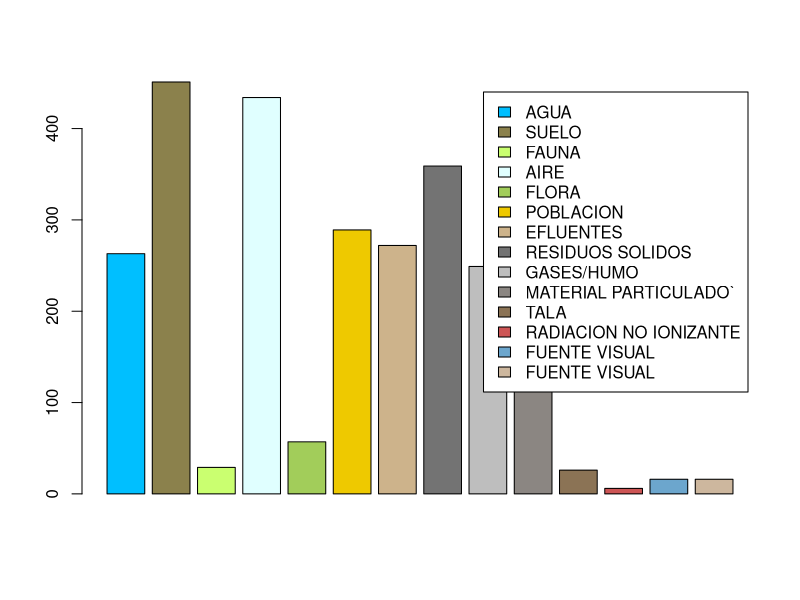
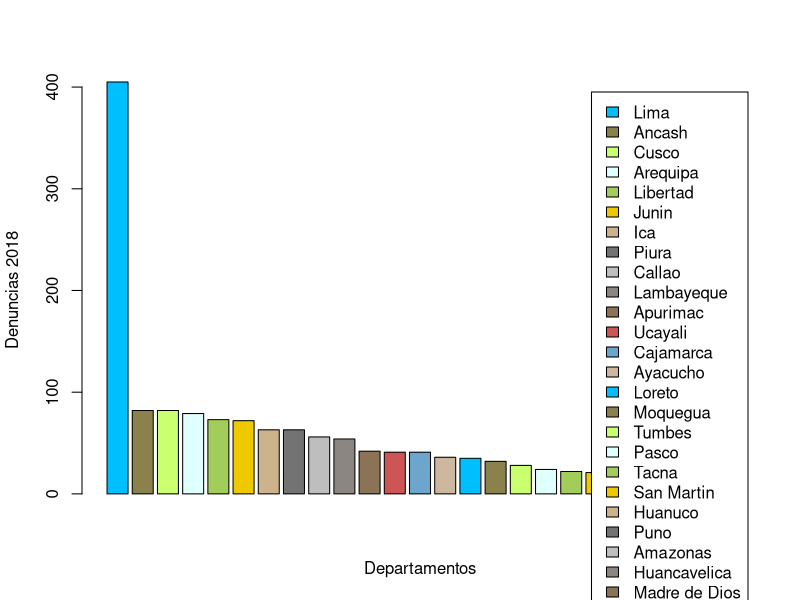
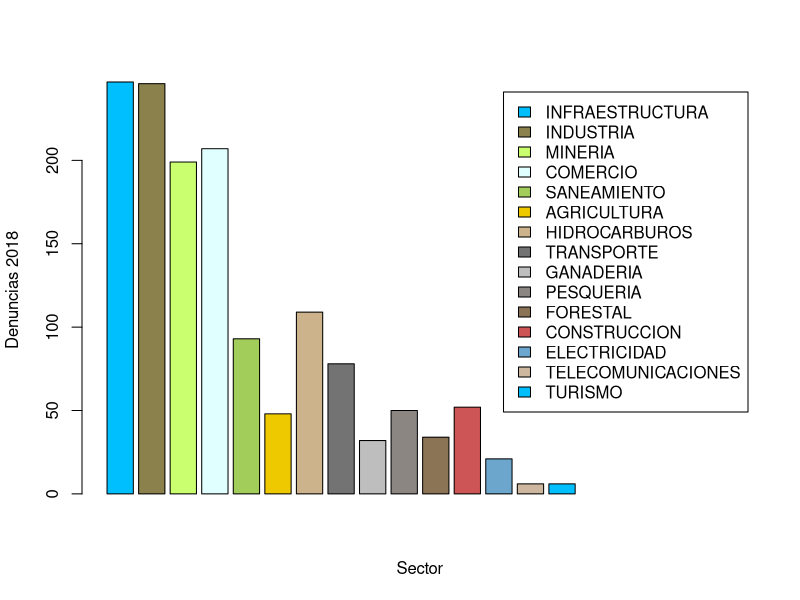
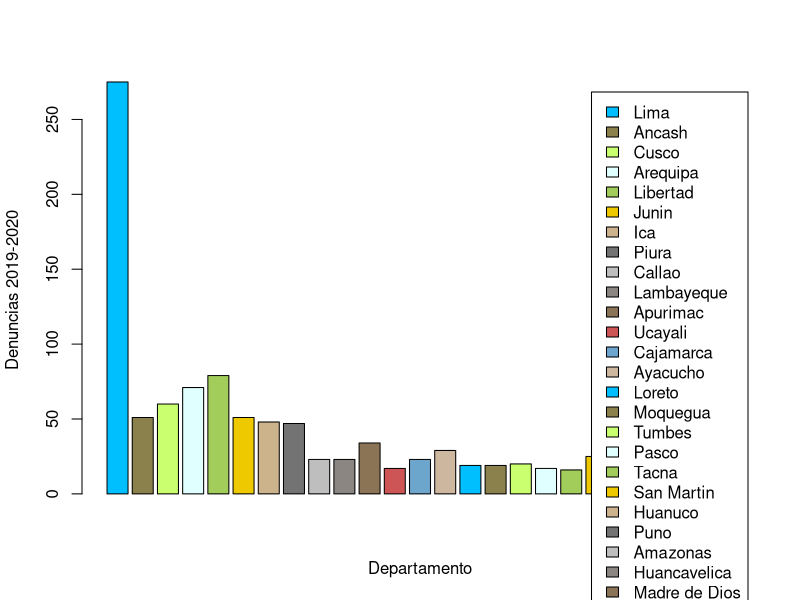
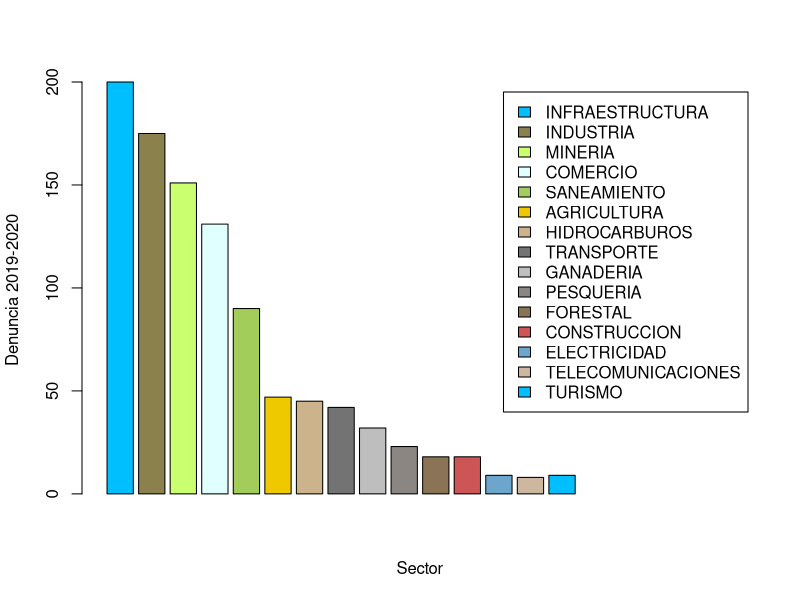
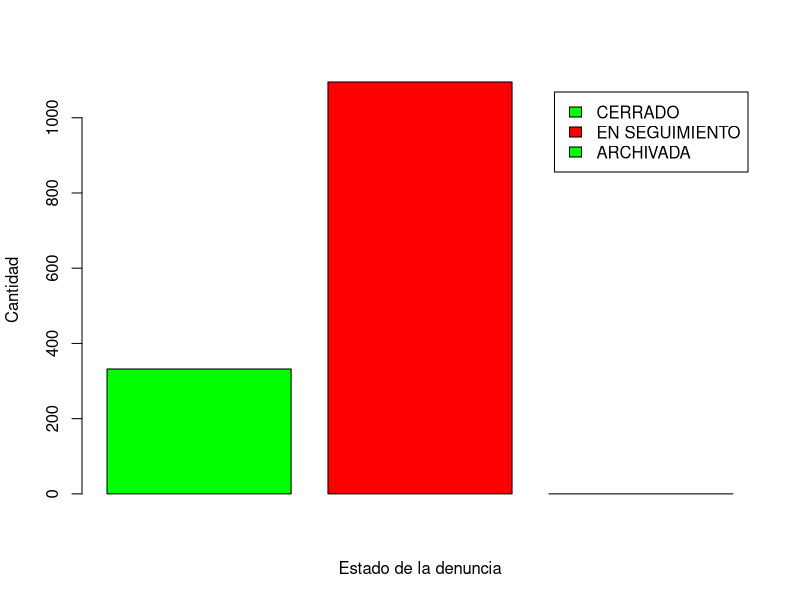
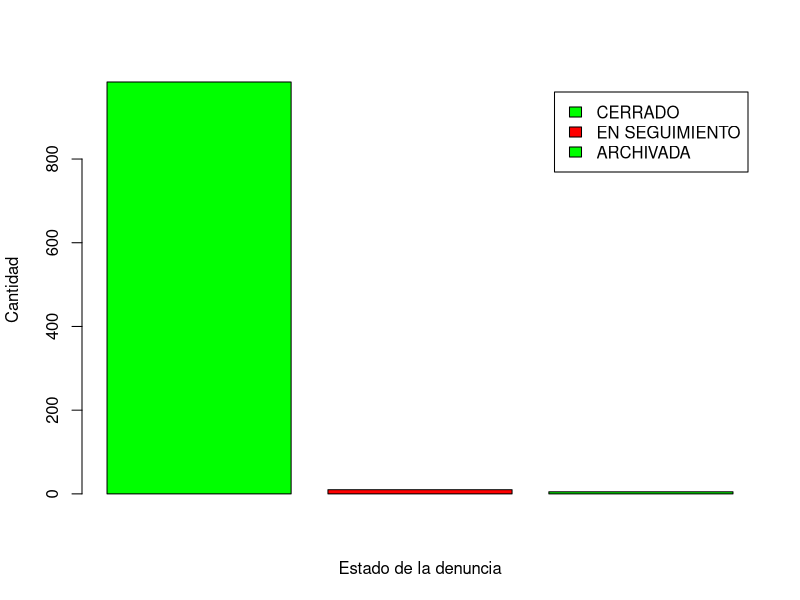
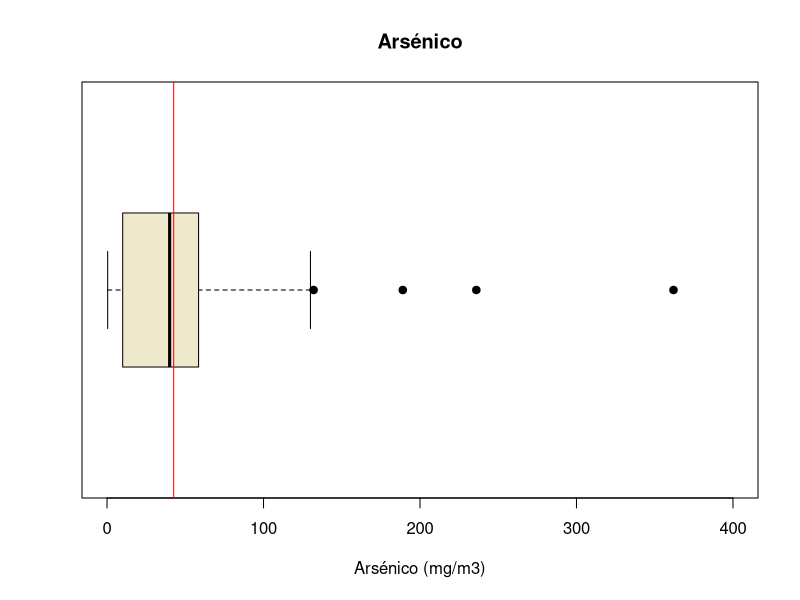

These charts were generated, in order, by the following R code:
## ---- chunk 1
rm(list=ls()) 
## ---- chunk 2
library(readr)
library(dplyr)
## ---- chunk 3
DD1920 <- read_csv("Denuncias1920.csv")
DD18 <- read_csv("Denuncias-18.csv")
CAS <- read_csv("CAS.csv", col_types = cols(Aluminio = col_number(), 
    Antimonio = col_number(), `Arsénico` = col_number(), 
    Bario = col_number(), Berilio = col_number(), 
    Bismuto = col_number(), Boro = col_number(), 
    Cadmio = col_number(), Calcio = col_number(), 
    Cerio = col_number(), `Cianuro libre` = col_number(), 
    Cobalto = col_number(), Cobre = col_number(), 
    Cromo = col_number(), `Estaño` = col_number(), 
    Estroncio = col_number(), Fósforo = col_number(), 
    Hierro = col_number(), Litio = col_number(), 
    Magnesio = col_number(), Manganeso = col_number(), 
    Mercurio = col_number(), Molibdeno = col_number(), 
    `Níquel` = col_number(), Plata = col_number(), 
    Plomo = col_number(), Potasio = col_number(), 
    Selenio = col_number(),Sodio = col_number(), Talio = col_number(), 
    Titanio = col_number(), Torio = col_number(), Uranio = col_number(), Zinc = col_number()))

## ---- chunk 4
CAA <- read_csv("CAA.csv", col_types = cols(Aluminio = col_number(), 
    `Aluminio disuelto` = col_number(), Amoniaco = col_number(), 
    Antimonio = col_number(), `Antimonio disuelto` = col_number(), 
    `Arsénico` = col_number(), `Arsénico disuelto` = col_number(), 
    Bario = col_number(), `Bario disuelto` = col_number(), 
    Berilio = col_number(), `Berilio disuelto` = col_number(), 
    Bicarbonatos = col_number(), Bismuto = col_number(), 
    `Bismuto disuelto` = col_number(), Boro = col_number(), 
    `Boro disuelto` = col_number(), Cadmio = col_number(), 
    `Cadmio disuelto` = col_number(), Calcio = col_number(), 
    `Calcio disuelto` = col_number(), Carbonatos = col_number(), 
    Caudal = col_number(), `Cianuro libre` = col_number(), 
    `Cianuro Wad` = col_number(), Cloruros = col_number(), 
    Cobalto = col_number(), `Cobalto disuelto` = col_number(), 
    Cobre = col_number(), `Cobre disuelto` = col_number(), 
    Cromo = col_number()))
## ---- chunk 5

Obs <- c("Observaciones","Observaciones incompletas","Datos faltantes", "Variables Totales")
N <- c(nrow(DD18),sum(!complete.cases(DD18)),sum(is.na(DD18)), ncol(DD18) )
OB1 <- data.frame(Obs,N)
OB1
## ---- chunk 6

Obs3 <- c("Observaciones","Observaciones incompletas","Datos faltantes", "Variables Totales")
N3 <- c(nrow(DD1920),sum(!complete.cases(DD1920)),sum(is.na(DD1920)), ncol(DD1920) )
OB3 <- data.frame(Obs3,N3)
OB3
## ---- chunk 7

Obs2 <- c("Observaciones","Observaciones incompletas","Datos faltantes", "Variables Totales")
N2 <- c(nrow(CAS),sum(!complete.cases(CAS)),sum(is.na(CAS)), ncol(CAS))
OB2 <- data.frame(Obs2,N2)
OB2
## ---- chunk 8
Variables <- c("Departamento", "Provincia" ,"Distrito", "Actividad económica","Tipo de contaminacion","Estado de la demanda")

`Tipo_de_Variable` <- c("Nominal","Nominal","Nominal","Nominal","Nominal", "Nominal")
Restricciones <- c("En el Peru","En el Peru", "En el Peru", "Legales","Agua, SUelo, Aire, Fauna" ,"Abierta o Cerrada")

ED <- data.frame(Variables,`Tipo_de_Variable`, Restricciones)
ED
## ---- chunk 9
Variables2 <- c("ESTE","NORTE","Aluminio","Antionio","Arsénico",	"Bario","Berilio","Bismuto","Boro","Cadmio","Calcio","Cerio","Cianuro libre","Cobalto","Cobre","Cromo","Cromo Hexavelante","Estaño", "Estroncio","Fósforo","Hierro","Litio","Magnecio","Manganeso","Mercurio","Molibdeno","Níquel","Plata","Plomo","Potasio","Selenio","Sodio","Talio","Torio")

`Tipo_de_Variable2` <- c("Discretas","Discretas","Discretas","Discretas","Discretas","Discretas","Discretas","Discretas","Discretas","Discretas","Discretas","Discretas","Discretas","Discretas","Discretas","Discretas","Discretas","Discretas","Discretas","Discretas","Discretas","Discretas","Discretas","Discretas","Discretas","Discretas","Discretas","Discretas","Discretas","Discretas","Discretas","Discretas","Discretas","Discretas")

Restricciones2  <- c("Coordenadas","Coordenadas", " 40973-5726 (ppm)","21.9-989 (ppm)", "<0.0017-9.698(ppm)","<0.4-94(ppm)","21.9-989(ppm)","<0.001-1.85(ppm)","<0.0008-2.63(ppm)","<0.18-91.2(ppm)","<0.0007-6.256(ppm)","-9748(ppm)","8.446-9496(ppm)","<0.3(ppm)","0.481-999(ppm)","1.5-98(ppm)","1.4-99(ppm","-0.4(ppm)","<0.1-1.9(ppm)","3.03-991","60-2946(ppm)","8250-100138(ppm)","0.338-992(ppm)","229-14458(ppm)","65.6-5629(ppm)","<0.03-0.33(ppm)","<0.003-7.3(ppm)","0.679-995(ppm)","<0.006-1.29(ppm)","3.79-997(ppm)","271-7913(ppm)","<0.004-3.78(ppm)","<1-992","<0.0002-2.168(ppm)")


ED2 <- data.frame(Variables2,`Tipo_de_Variable2`, Restricciones2)
ED2
## ---- chunk 10
tipo <- c("AGUA","SUELO","FAUNA","AIRE","FLORA","POBLACION","EFLUENTES","RESIDUOS SOLIDOS","GASES/HUMO","MATERIAL PARTICULADO`","TALA","RADIACION NO IONIZANTE","FUENTE VISUAL","FUENTE VISUAL")

cantidad <- c(sum(DD1920$AGUA),
sum(DD1920$SUELO),sum(DD1920$FAUNA),sum(DD1920$AIRE),
sum(DD1920$FLORA),sum(DD1920$POBLACION),sum(DD1920$EFLUENTES),sum(DD1920$`RESIDUOS SOLIDOS`),sum(DD1920$`GASES/HUMO`),sum(DD1920$`MATERIAL PARTICULADO`),sum(DD1920$TALA),sum(DD1920$`RADIACION NO IONIZANTE`),sum(DD1920$`FUENTE VISUAL`),sum(DD1920$`FUENTE VISUAL`))

colores <- c("deepskyblue1","lightgoldenrod4","darkolivegreen1", "lightcyan","darkolivegreen3","gold2","navajowhite3","gray45","gray","seashell4","burlywood4", "indianred3", "skyblue3", "bisque3")

DDA<-data.frame(tipo, cantidad)
barplot(DDA[1:14,2],legend=c("AGUA","SUELO","FAUNA","AIRE","FLORA","POBLACION","EFLUENTES","RESIDUOS SOLIDOS","GASES/HUMO","MATERIAL PARTICULADO`","TALA","RADIACION NO IONIZANTE","FUENTE VISUAL","FUENTE VISUAL"), col =colores)

## ---- chunk 11
#DEnuncias 2018

DEP18 <- c("Lima","Ancash","Cusco", "Arequipa","Libertad", "Junin","Ica","Piura","Callao","Lambayeque","Apurimac","Ucayali","Cajamarca","Ayacucho","Loreto" ,"Moquegua","Tumbes","Pasco","Tacna","San Martin","Huanuco","Puno","Amazonas","Huancavelica","Madre de Dios")

CAN18 <- c(sum(DD18$DEPARTAMENTO == "LIMA"),sum(DD18$DEPARTAMENTO == "ANCASH"),sum(DD18$DEPARTAMENTO == "CUSCO"),sum(DD18$DEPARTAMENTO == "AREQUIPA"),sum(DD18$DEPARTAMENTO == "LA LIBERTAD"),sum(DD18$DEPARTAMENTO == "JUNIN"),sum(DD18$DEPARTAMENTO == "ICA"),sum(DD18$DEPARTAMENTO == "PIURA"),sum(DD18$DEPARTAMENTO == "CALLAO"),sum(DD18$DEPARTAMENTO == "LAMBAYEQUE"),sum(DD18$DEPARTAMENTO == "APURIMAC"),sum(DD18$DEPARTAMENTO == "UCAYALI"),sum(DD18$DEPARTAMENTO == "CAJAMARCA"),sum(DD18$DEPARTAMENTO == "AYACUCHO"),sum(DD18$DEPARTAMENTO == "LORETO"),sum(DD18$DEPARTAMENTO == "MOQUEGUA"),sum(DD18$DEPARTAMENTO == "TUMBES"),sum(DD18$DEPARTAMENTO == "PASCO"),sum(DD18$DEPARTAMENTO == "TACNA"),sum(DD18$DEPARTAMENTO == "SAN MARTIN"),sum(DD18$DEPARTAMENTO == "HUANUCO"),sum(DD18$DEPARTAMENTO == "PUNO"),sum(DD18$DEPARTAMENTO == "AMAZONAS"),sum(DD18$DEPARTAMENTO == "HUANCAVELICA"),sum(DD18$DEPARTAMENTO == "MADRE DE DIOS"))

Tabla18 <- data.frame(DEP18,CAN18)

barplot(Tabla18[1:25,2],legend=c("Lima","Ancash","Cusco", "Arequipa","Libertad", "Junin","Ica","Piura","Callao","Lambayeque","Apurimac","Ucayali","Cajamarca","Ayacucho","Loreto" ,"Moquegua","Tumbes","Pasco","Tacna","San Martin","Huanuco","Puno","Amazonas","Huancavelica","Madre de Dios"), col=colores,xlab= "Departamentos", ylab="Denuncias 2018")


## ---- chunk 12
#Sector economico 2018
ACTECO18 <- c("INFRAESTRUCTURA","INDUSTRIA", "MINERIA","COMERCIO","SANEAMIENTO","AGRICULTURA","HIDROCARBUROS","TRANSPORTE","GANADERIA","PESQUERIA","FORESTAL","CONSTRUCCION","ELECTRICIDAD","TELECOMUNICACIONES","TURISMO" )

CAN18 <- c(sum(DD18$SECTOR == "INFRAESTRUCTURA"),sum(DD18$SECTOR == "INDUSTRIA"),sum(DD18$SECTOR == "MINERIA"),sum(DD18$SECTOR== "COMERCIO"),sum(DD18$SECTOR == "SANEAMIENTO"),sum(DD18$SECTOR == "AGRICULTURA"),sum(DD18$SECTOR== "HIDROCARBUROS"),sum(DD18$SECTOR == "TRANSPORTE"),sum(DD18$SECTOR == "GANADERIA"),sum(DD18$SECTOR == "PESQUERIA"),sum(DD18$SECTOR== "FORESTAL"),sum(DD18$SECTOR == "CONSTRUCCION"),sum(DD18$SECTOR == "ELECTRICIDAD"),sum(DD18$SECTOR == "TELECOMUNICACIONES"),sum(DD18$SECTOR == "TURISMO"))

tabla18 <- data.frame(ACTECO18,CAN18)

barplot(tabla18[1:20,2], legend= c("INFRAESTRUCTURA","INDUSTRIA", "MINERIA","COMERCIO","SANEAMIENTO","AGRICULTURA","HIDROCARBUROS","TRANSPORTE","GANADERIA","PESQUERIA","FORESTAL","CONSTRUCCION","ELECTRICIDAD","TELECOMUNICACIONES","TURISMO" ), col=colores, xlab ="Sector",ylab="Denuncias 2018")
## ---- chunk 13
#denuncias 2019-2020

DEP1920 <- c("Lima","Ancash","Cusco", "Arequipa","Libertad", "Junin","Ica","Piura","Callao","Lambayeque","Apurimac","Ucayali","Cajamarca","Ayacucho","Loreto" ,"Moquegua","Tumbes","Pasco","Tacna","San Martin","Huanuco","Puno","Amazonas","Huancavelica","Madre de Dios")

CAN1920 <- c(sum(DD1920$DEPARTAMENTO == "LIMA"),sum(DD1920$DEPARTAMENTO == "ANCASH"),sum(DD1920$DEPARTAMENTO == "CUSCO"),sum(DD1920$DEPARTAMENTO == "AREQUIPA"),sum(DD1920$DEPARTAMENTO == "LA LIBERTAD"),sum(DD1920$DEPARTAMENTO == "JUNIN"),sum(DD1920$DEPARTAMENTO == "ICA"),sum(DD1920$DEPARTAMENTO == "PIURA"),sum(DD1920$DEPARTAMENTO == "CALLAO"),sum(DD1920$DEPARTAMENTO == "LAMBAYEQUE"),sum(DD1920$DEPARTAMENTO == "APURIMAC"),sum(DD1920$DEPARTAMENTO == "UCAYALI"),sum(DD1920$DEPARTAMENTO == "CAJAMARCA"),sum(DD1920$DEPARTAMENTO == "AYACUCHO"),sum(DD1920$DEPARTAMENTO == "LORETO"),sum(DD1920$DEPARTAMENTO == "MOQUEGUA"),sum(DD1920$DEPARTAMENTO == "TUMBES"),sum(DD1920$DEPARTAMENTO == "PASCO"),sum(DD1920$DEPARTAMENTO == "TACNA"),sum(DD1920$DEPARTAMENTO == "SAN MARTIN"),sum(DD1920$DEPARTAMENTO == "HUANUCO"),sum(DD1920$DEPARTAMENTO == "PUNO"),sum(DD1920$DEPARTAMENTO == "AMAZONAS"),sum(DD1920$DEPARTAMENTO == "HUANCAVELICA"),sum(DD1920$DEPARTAMENTO == "MADRE DE DIOS"))

Tabla1920 <- data.frame(DEP1920,CAN1920)

barplot(Tabla1920[1:25,2],legend=c("Lima","Ancash","Cusco", "Arequipa","Libertad", "Junin","Ica","Piura","Callao","Lambayeque","Apurimac","Ucayali","Cajamarca","Ayacucho","Loreto" ,"Moquegua","Tumbes","Pasco","Tacna","San Martin","Huanuco","Puno","Amazonas","Huancavelica","Madre de Dios"),col = colores, xlab="Departamento",ylab="Denuncias 2019-2020")

## ---- chunk 14
#Sector economico 2019-2020
ACTECO1920 <- c("INFRAESTRUCTURA","INDUSTRIA", "MINERIA","COMERCIO","SANEAMIENTO","AGRICULTURA","HIDROCARBUROS","TRANSPORTE","GANADERIA","PESQUERIA","FORESTAL","CONSTRUCCION","ELECTRICIDAD","TELECOMUNICACIONES","TURISMO" )

CAN1920 <- c(sum(DD1920$`ACTIVIDAD ECONOMICA` == "INFRAESTRUCTURA"),sum(DD1920$`ACTIVIDAD ECONOMICA` == "INDUSTRIA"),sum(DD1920$`ACTIVIDAD ECONOMICA` == "MINERIA"),sum(DD1920$`ACTIVIDAD ECONOMICA`== "COMERCIO"),sum(DD1920$`ACTIVIDAD ECONOMICA` == "SANEAMIENTO"),sum(DD1920$`ACTIVIDAD ECONOMICA` == "AGRICULTURA"),sum(DD1920$`ACTIVIDAD ECONOMICA`== "HIDROCARBUROS"),sum(DD1920$`ACTIVIDAD ECONOMICA` == "TRANSPORTE"),sum(DD1920$`ACTIVIDAD ECONOMICA` == "GANADERIA"),sum(DD1920$`ACTIVIDAD ECONOMICA` == "PESQUERIA"),sum(DD1920$`ACTIVIDAD ECONOMICA`== "FORESTAL"),sum(DD1920$`ACTIVIDAD ECONOMICA` == "CONSTRUCCION"),sum(DD1920$`ACTIVIDAD ECONOMICA` == "ELECTRICIDAD"),sum(DD1920$`ACTIVIDAD ECONOMICA` == "TELECOMUNICACIONES"),sum(DD1920$`ACTIVIDAD ECONOMICA` == "TURISMO"))

tabla1920 <- data.frame(ACTECO1920,CAN1920)

barplot(tabla1920[1:20,2], legend= c("INFRAESTRUCTURA","INDUSTRIA", "MINERIA","COMERCIO","SANEAMIENTO","AGRICULTURA","HIDROCARBUROS","TRANSPORTE","GANADERIA","PESQUERIA","FORESTAL","CONSTRUCCION","ELECTRICIDAD","TELECOMUNICACIONES","TURISMO" ), col= colores,xlab="Sector", ylab="Denuncia 2019-2020")
## ---- chunk 15
estado <- c("Cerrado", "En Seguimiento", "Archivada")

cantidad_d <- c(sum(DD18$ESTADO == "CERRADA"),sum(DD18$ESTADO == "EN SEGUIMIENTO"),sum(DD18$ESTADO=="ARCHIVDA "))

color <- c("green", "red")

DDS<-data.frame(estado, cantidad_d)

barplot(DDS[1:3,2], legend = c("CERRADO", "EN SEGUIMIENTO","ARCHIVADA"), col = color, xlab = "Estado de la denuncia", ylab = "Cantidad")
## ---- chunk 16
estado_19 <- c("Cerrado", "En Seguimiento","Archivado")

cantidad_d_19 <- c(sum(DD1920$ESTADO == "CERRADA"),sum(DD1920$ESTADO == "EN SEGUIMIENTO"),sum(DD1920$ESTADO == "ARCHIVADA"))

color <- c("green", "red")

DDS_19<-data.frame(estado_19, cantidad_d_19)

barplot(DDS_19[1:3,2], legend = c("CERRADO", "EN SEGUIMIENTO", "ARCHIVADA"), col = color, xlab = "Estado de la denuncia", ylab = "Cantidad")
## ---- chunk 17
boxplot(CAS$Arsénico, horizontal = TRUE, main = "Arsénico", col="cornsilk2", xlab= "Arsénico (mg/m3)",pch= 19, ylim=c(0,400) )
abline(v = mean(CAS$Arsénico, na.rm = TRUE, ), col = "red")
Media <- mean(CAS$Arsénico, na.rm=TRUE, col="red")
Mediana <-median(CAS$Arsénico, na.rm=TRUE)
Tab <- data.frame(Media,Mediana)
Tab
## ---- chunk 18
No_contaminado <- sum(CAS$Arsénico > 0.001 & CAS$Arsénico < 250,na.rm=TRUE)
Elemento <- c("Arsénico")
COMS <- data.frame(Elemento,No_contaminado)
COMS

## ---- chunk 19
boxplot(CAS$Bario, horizontal = TRUE, main = "Bario", col="cornsilk2", xlab= "Bario (mg/m3)",pch= 19, ylim=c(0,1000) )
abline(v = mean(CAS$Bario, na.rm = TRUE, ), col = "red")
Media <- mean(CAS$Bario, na.rm=TRUE, col="red")
Mediana <-median(CAS$Bario, na.rm=TRUE)
Tab <- data.frame(Media,Mediana)
Tab

## ---- chunk 20

No_contaminado <- sum(CAS$Bario > 0 & CAS$Bario < 750,na.rm=TRUE)
Elemento <- c("Bario")
COMS <- data.frame(Elemento,No_contaminado)
COMS
## ---- chunk 21
boxplot(CAS$Cadmio, horizontal = TRUE, main = "Cadmio", col="cornsilk2", xlab= "Cadmio (mg/m3)",pch= 19, ylim=c(0,9000) )
abline(v = mean(CAS$Cadmio, na.rm = TRUE, ), col = "red")
Media <- mean(CAS$Cadmio, na.rm=TRUE, col="red")
Mediana <-median(CAS$Cadmio, na.rm=TRUE)
Tab <- data.frame(Media,Mediana)
Tab
## ---- chunk 22

No_contaminado <- sum(CAS$Cadmio > 0 & CAS$Cadmio < 22,na.rm=TRUE)
Elemento <- c("Cadmio")
COMS <- data.frame(Elemento,No_contaminado)
COMS
## ---- chunk 23
boxplot(CAS$`Cianuro libre`, horizontal = TRUE, main = "Cianuro Libre", col="cornsilk2", xlab= "Cianuro Libre (mg/m3)",pch= 19, ylim=c(0,5) )
abline(v = mean(CAS$`Cianuro libre`, na.rm = TRUE, ), col = "red")
Media <- mean(CAS$`Cianuro libre`, na.rm=TRUE, col="red")
Mediana <-median(CAS$`Cianuro libre`, na.rm=TRUE)
Tab <- data.frame(Media,Mediana)
Tab

## ---- chunk 24

No_contaminado <- sum(CAS$`Cianuro libre` > 0 & CAS$`Cianuro libre` <8 ,na.rm=TRUE)
Elemento <- c("Cianuro libre")
COMS <- data.frame(Elemento,No_contaminado)
COMS
## ---- chunk 25
boxplot(CAS$Cromo, horizontal = TRUE, main = "Cromo", col="cornsilk2", xlab= "Cromo (mg/m3)",pch= 19, ylim=c(0,100) )
abline(v = mean(CAS$Cromo, na.rm = TRUE, ), col = "red")
Media <- mean(CAS$Cromo, na.rm=TRUE, col="red")
Mediana <-median(CAS$Cromo, na.rm=TRUE)
Tab <- data.frame(Media,Mediana)
Tab
## ---- chunk 26
No_contaminado <- sum(CAS$Cromo > 1 & CAS$Cromo < 1500,na.rm=TRUE)
Elemento <- c("Cromo")
COMS <- data.frame(Elemento,No_contaminado)
COMS

## ---- chunk 27
boxplot(CAS$Mercurio, horizontal = TRUE, main = "Mercurio", col="cornsilk2", xlab= "Mercurio (mg/m3)",pch= 19, ylim=c(0,7) )
abline(v = mean(CAS$Mercurio, na.rm = TRUE, ), col = "red")
Media <- mean(CAS$Mercurio, na.rm=TRUE, col="red")
Mediana <-median(CAS$Mercurio, na.rm=TRUE)
Tab <- data.frame(Media,Mediana)
Tab
## ---- chunk 28
No_contaminado <- sum(CAS$Mercurio > 0 & CAS$Mercurio < 24,na.rm=TRUE)
Elemento <- c("Mercurio")
COMS <- data.frame(Elemento,No_contaminado)
COMS

## ---- chunk 29
boxplot(CAS$Plomo, horizontal = TRUE, main = "Plomo", col="cornsilk2", xlab= "Plomo (mg/m3)",pch= 19, ylim=c(0,1000) )
abline(v = mean(CAS$Plomo, na.rm = TRUE, ), col = "red")
Media <- mean(CAS$Plomo, na.rm=TRUE, col="red")
Mediana <-median(CAS$Plomo, na.rm=TRUE)
Tab <- data.frame(Media,Mediana)
Tab
## ---- chunk 30
No_contaminado <- sum(CAS$Plomo > 1 & CAS$Plomo < 1500,na.rm=TRUE)
Elemento <- c("Plomo")
COMS <- data.frame(Elemento,No_contaminado)
COMS

## ---- chunk 31
boxplot(CAS$Zinc, horizontal = TRUE, main = "Zinc", col="cornsilk2", xlab= "Zinc (mg/m3)",pch= 19, ylim=c(0,1000) )
abline(v = mean(CAS$Zinc, na.rm = TRUE, ), col = "red")
Media <- mean(CAS$Zinc, na.rm=TRUE, col="red")
Mediana <-median(CAS$Zinc, na.rm=TRUE)
Tab <- data.frame(Media,Mediana)
Tab
## ---- chunk 32

No_contaminado <- sum(CAS$Zinc > 1 & CAS$Zinc < 1500,na.rm=TRUE)
Elemento <- c("Níquel")
COMS <- data.frame(Elemento,No_contaminado)
COMS
## ---- chunk 33
boxplot(CAS$Cobre, horizontal = TRUE, main = "Cobre", col="cornsilk2", xlab= "Cobre (mg/m3)",pch= 19, ylim=c(0,200) )
abline(v = mean(CAS$Cobre, na.rm = TRUE, ), col = "red")
Media <- mean(CAS$Cobre, na.rm=TRUE, col="red")
Mediana <-median(CAS$Cobre, na.rm=TRUE)
Tab <- data.frame(Media,Mediana)
Tab
## ---- chunk 34

No_contaminado <- sum(CAS$Cobre > 1 & CAS$Cobre < 250,na.rm=TRUE)
Elemento <- c("Cobre")
COMS <- data.frame(Elemento,No_contaminado)
COMS
## ---- chunk 35
boxplot(CAS$Aluminio, horizontal = TRUE, main = "Aluminio", col="cornsilk2", xlab= "Aluminio (mg/m3)",pch= 19, ylim=c(0,45000) )
abline(v = mean(CAS$Aluminio, na.rm = TRUE, ), col = "red")
Media <- mean(CAS$Aluminio, na.rm=TRUE, col="red")
Mediana <-median(CAS$Aluminio, na.rm=TRUE)
Tab <- data.frame(Media,Mediana)
Tab
## ---- chunk 36
boxplot(CAS$Antimonio, horizontal = TRUE, main = "Antimonio", col="cornsilk2", xlab= "Antimonio (mg/m3)",pch= 19, ylim=c(0,9500) )
abline(v = mean(CAS$Antimonio, na.rm = TRUE, ), col = "red")
Media <- mean(CAS$Antimonio, na.rm=TRUE, col="red")
Mediana <-median(CAS$Antimonio, na.rm=TRUE)
Tab <- data.frame(Media,Mediana)
Tab
## ---- chunk 37
boxplot(CAS$Berilio, horizontal = TRUE, main = "Berilio", col="cornsilk2", xlab= "Berilio (mg/m3)",pch= 19, ylim=c(0,1500) )
abline(v = mean(CAS$Berilio, na.rm = TRUE, ), col = "red")
Media <- mean(CAS$Berilio, na.rm=TRUE, col="red")
Mediana <-median(CAS$Berilio, na.rm=TRUE)
Tab <- data.frame(Media,Mediana)
Tab
## ---- chunk 38
boxplot(CAS$Bismuto, horizontal = TRUE, main = "Bismuto", col="cornsilk2", xlab= "Bismuto (mg/m3)",pch= 19, ylim=c(0,2800) )
abline(v = mean(CAS$Bismuto, na.rm = TRUE, ), col = "red")
Media <- mean(CAS$Bismuto, na.rm=TRUE, col="red")
Mediana <-median(CAS$Bismuto, na.rm=TRUE)
Tab <- data.frame(Media,Mediana)
Tab
## ---- chunk 39
boxplot(CAS$Boro, horizontal = TRUE, main = "Boro", col="cornsilk2", xlab= "Boro (mg/m3)",pch= 19, ylim=c(0,1100) )
abline(v = mean(CAS$Boro, na.rm = TRUE, ), col = "red")
Media <- mean(CAS$Boro, na.rm=TRUE, col="red")
Mediana <-median(CAS$Boro, na.rm=TRUE)
Tab <- data.frame(Media,Mediana)
Tab
## ---- chunk 40
boxplot(CAS$Calcio, horizontal = TRUE, main = "Calcio", col="cornsilk2", xlab= "Calcio (mg/m3)",pch= 19, ylim=c(0,10500) )
abline(v = mean(CAS$Calcio, na.rm = TRUE, ), col = "red")
Media <- mean(CAS$Calcio, na.rm=TRUE, col="red")
Mediana <-median(CAS$Calcio, na.rm=TRUE)
Tab <- data.frame(Media,Mediana)
Tab
## ---- chunk 41
boxplot(CAS$Cerio, horizontal = TRUE, main = "Cerio", col="cornsilk2", xlab= "Cerio (mg/m3)",pch= 19, ylim=c(0,10300) )
abline(v = mean(CAS$Cerio, na.rm = TRUE, ), col = "red")
Media <- mean(CAS$Cerio, na.rm=TRUE, col="red")
Mediana <-median(CAS$Cerio, na.rm=TRUE)
Tab <- data.frame(Media,Mediana)
Tab
## ---- chunk 42
boxplot(CAS$Cobalto, horizontal = TRUE, main = "Cobalto", col="cornsilk2", xlab= "Cobalto (mg/m3)",pch= 19, ylim=c(0,800) )
abline(v = mean(CAS$Cobalto, na.rm = TRUE, ), col = "red")
Media <- mean(CAS$Cobalto, na.rm=TRUE, col="red")
Mediana <-median(CAS$Cobalto, na.rm=TRUE)
Tab <- data.frame(Media,Mediana)
Tab
## ---- chunk 43
boxplot(CAS$Estaño, horizontal = TRUE, main = "Estaño", col="cornsilk2", xlab= "Estaño (mg/m3)",pch= 19, ylim=c(0,100) )
abline(v = mean(CAS$Estaño, na.rm = TRUE, ), col = "red")
Media <- mean(CAS$Estaño, na.rm=TRUE, col="red")
Mediana <-median(CAS$Estaño, na.rm=TRUE)
Tab <- data.frame(Media,Mediana)
Tab
## ---- chunk 44
boxplot(CAS$Estroncio, horizontal = TRUE, main = "Estroncio", col="cornsilk2", xlab= "Estroncio (mg/m3)",pch= 19, ylim=c(0,1000) )
abline(v = mean(CAS$Estroncio, na.rm = TRUE, ), col = "red")
Media <- mean(CAS$Estroncio, na.rm=TRUE, col="red")
Mediana <-median(CAS$Estroncio, na.rm=TRUE)
Tab <- data.frame(Media,Mediana)
Tab
## ---- chunk 45
boxplot(CAS$Fósforo, horizontal = TRUE, main = "Fósforo", col="cornsilk2", xlab= "Fósforo (mg/m3)",pch= 19, ylim=c(0,3500) )
abline(v = mean(CAS$Fósforo, na.rm = TRUE, ), col = "red")
Media <- mean(CAS$Fósforo, na.rm=TRUE, col="red")
Mediana <-median(CAS$Fósforo, na.rm=TRUE)
Tab <- data.frame(Media,Mediana)
Tab
## ---- chunk 46
boxplot(CAS$Hierro, horizontal = TRUE, main = "Hierro", col="cornsilk2", xlab= "Hierro (mg/m3)",pch= 19, ylim=c(0,80000) )
abline(v = mean(CAS$Hierro, na.rm = TRUE, ), col = "red")
Media <- mean(CAS$Hierro, na.rm=TRUE, col="red")
Mediana <-median(CAS$Hierro, na.rm=TRUE)
Tab <- data.frame(Media,Mediana)
Tab
## ---- chunk 47
boxplot(CAS$Litio, horizontal = TRUE, main = "Litio", col="cornsilk2", xlab= "Litio (mg/m3)",pch= 19, ylim=c(0,1200) )
abline(v = mean(CAS$Litio, na.rm = TRUE, ), col = "red")
Media <- mean(CAS$Litio, na.rm=TRUE, col="red")
Mediana <-median(CAS$Litio, na.rm=TRUE)
Tab <- data.frame(Media,Mediana)
Tab
## ---- chunk 48
boxplot(CAS$Magnesio, horizontal = TRUE, main = "Magnesio", col="cornsilk2", xlab= "Magnesio (mg/m3)",pch= 19, ylim=c(0,17000) )
abline(v = mean(CAS$Magnesio, na.rm = TRUE, ), col = "red")
Media <- mean(CAS$Magnesio, na.rm=TRUE, col="red")
Mediana <-median(CAS$Magnesio, na.rm=TRUE)
Tab <- data.frame(Media,Mediana)
Tab
## ---- chunk 49
boxplot(CAS$Manganeso, horizontal = TRUE, main = "Manganeso", col="cornsilk2", xlab= "Manganeso (mg/m3)",pch= 19, ylim=c(0,2000) )
abline(v = mean(CAS$Manganeso, na.rm = TRUE, ), col = "red")
Media <- mean(CAS$Manganeso, na.rm=TRUE, col="red")
Mediana <-median(CAS$Manganeso, na.rm=TRUE)
Tab <- data.frame(Media,Mediana)
Tab
## ---- chunk 50
boxplot(CAS$Molibdeno, horizontal = TRUE, main = "Molibdeno", col="cornsilk2", xlab= "Molibdeno (mg/m3)",pch= 19, ylim=c(0,1000) )
abline(v = mean(CAS$Molibdeno, na.rm = TRUE, ), col = "red")
Media <- mean(CAS$Molibdeno, na.rm=TRUE, col="red")
Mediana <-median(CAS$Molibdeno, na.rm=TRUE)
Tab <- data.frame(Media,Mediana)
Tab
## ---- chunk 51
boxplot(CAS$Níquel, horizontal = TRUE, main = "Níquel", col="cornsilk2", xlab= "Níquel (mg/m3)",pch= 19, ylim=c(0,1000) )
abline(v = mean(CAS$Níquel, na.rm = TRUE, ), col = "red")
Media <- mean(CAS$Níquel, na.rm=TRUE, col="red")
Mediana <-median(CAS$Níquel, na.rm=TRUE)
Tab <- data.frame(Media,Mediana)
Tab
## ---- chunk 52
No_contaminado <- sum(CAS$Níquel > 1 & CAS$Níquel < 1500,na.rm=TRUE)
Elemento <- c("Níquel")
COMS <- data.frame(Elemento,No_contaminado)
COMS

## ---- chunk 53
boxplot(CAS$Plata, horizontal = TRUE, main = "Plata", col="cornsilk2", xlab= "Plata (mg/m3)",pch= 19, ylim=c(0,140) )
abline(v = mean(CAS$Plata, na.rm = TRUE, ), col = "red")
Media <- mean(CAS$Plata, na.rm=TRUE, col="red")
Mediana <-median(CAS$Plata, na.rm=TRUE)
Tab <- data.frame(Media,Mediana)
Tab
## ---- chunk 54
boxplot(CAS$Potasio, horizontal = TRUE, main = "Potasio", col="cornsilk2", xlab= "Potasio (mg/m3)",pch= 19, ylim=c(0,10000) )
abline(v = mean(CAS$Potasio, na.rm = TRUE, ), col = "red")
Media <- mean(CAS$Potasio, na.rm=TRUE, col="red")
Mediana <-median(CAS$Potasio, na.rm=TRUE)
Tab <- data.frame(Media,Mediana)
Tab
## ---- chunk 55
boxplot(CAS$Selenio, horizontal = TRUE, main = "Selenio", col="cornsilk2", xlab= "Selenio (mg/m3)",pch= 19, ylim=c(0,1000) )
abline(v = mean(CAS$Selenio, na.rm = TRUE, ), col = "red")
Media <- mean(CAS$Selenio, na.rm=TRUE, col="red")
Mediana <-median(CAS$Selenio, na.rm=TRUE)
Tab <- data.frame(Media,Mediana)
Tab
## ---- chunk 56
boxplot(CAS$Sodio, horizontal = TRUE, main = "Sodio", col="cornsilk2", xlab= "Sodio (mg/m3)",pch= 19, ylim=c(0,13000) )
abline(v = mean(CAS$Sodio, na.rm = TRUE, ), col = "red")
Media <- mean(CAS$Sodio, na.rm=TRUE, col="red")
Mediana <-median(CAS$Sodio, na.rm=TRUE)
Tab <- data.frame(Media,Mediana)
Tab
## ---- chunk 57
boxplot(CAS$Talio, horizontal = TRUE, main = "Talio", col="cornsilk2", xlab= "Talio (mg/m3)",pch= 19, ylim=c(0,3000) )
abline(v = mean(CAS$Talio, na.rm = TRUE, ), col = "red")
Media <- mean(CAS$Talio, na.rm=TRUE, col="red")
Mediana <-median(CAS$Talio, na.rm=TRUE)
Tab <- data.frame(Media,Mediana)
Tab
## ---- chunk 58
boxplot(CAS$Titanio, horizontal = TRUE, main = "Titanio", col="cornsilk2", xlab= "Titanio (mg/m3)",pch= 19, ylim=c(0,5000) )
abline(v = mean(CAS$Titanio, na.rm = TRUE, ), col = "red")
Media <- mean(CAS$Titanio, na.rm=TRUE, col="red")
Mediana <-median(CAS$Titanio, na.rm=TRUE)
Tab <- data.frame(Media,Mediana)
Tab
## ---- chunk 59
boxplot(CAS$Torio, horizontal = TRUE, main = "Torio", col="cornsilk2", xlab= "Torio (mg/m3)",pch= 19, ylim=c(0,10000) )
abline(v = mean(CAS$Torio, na.rm = TRUE, ), col = "red")
Media <- mean(CAS$Torio, na.rm=TRUE, col="red")
Mediana <-median(CAS$Torio, na.rm=TRUE)
Tab <- data.frame(Media,Mediana)
Tab
## ---- chunk 60
boxplot(CAS$Uranio, horizontal = TRUE, main = "Uranio", col="cornsilk2", xlab= "Uranio (mg/m3)",pch= 19, ylim=c(0,15000) )
abline(v = mean(CAS$Uranio, na.rm = TRUE, ), col = "red")
Media <- mean(CAS$Uranio, na.rm=TRUE, col="red")
Mediana <-median(CAS$Uranio, na.rm=TRUE)
Tab <- data.frame(Media,Mediana)
Tab
## ---- chunk 61
plot(CAS$Níquel~CAS$Cobre)
lm1 <- lm(CAS$Níquel ~ CAS$Cobre)
plot(lm1)
